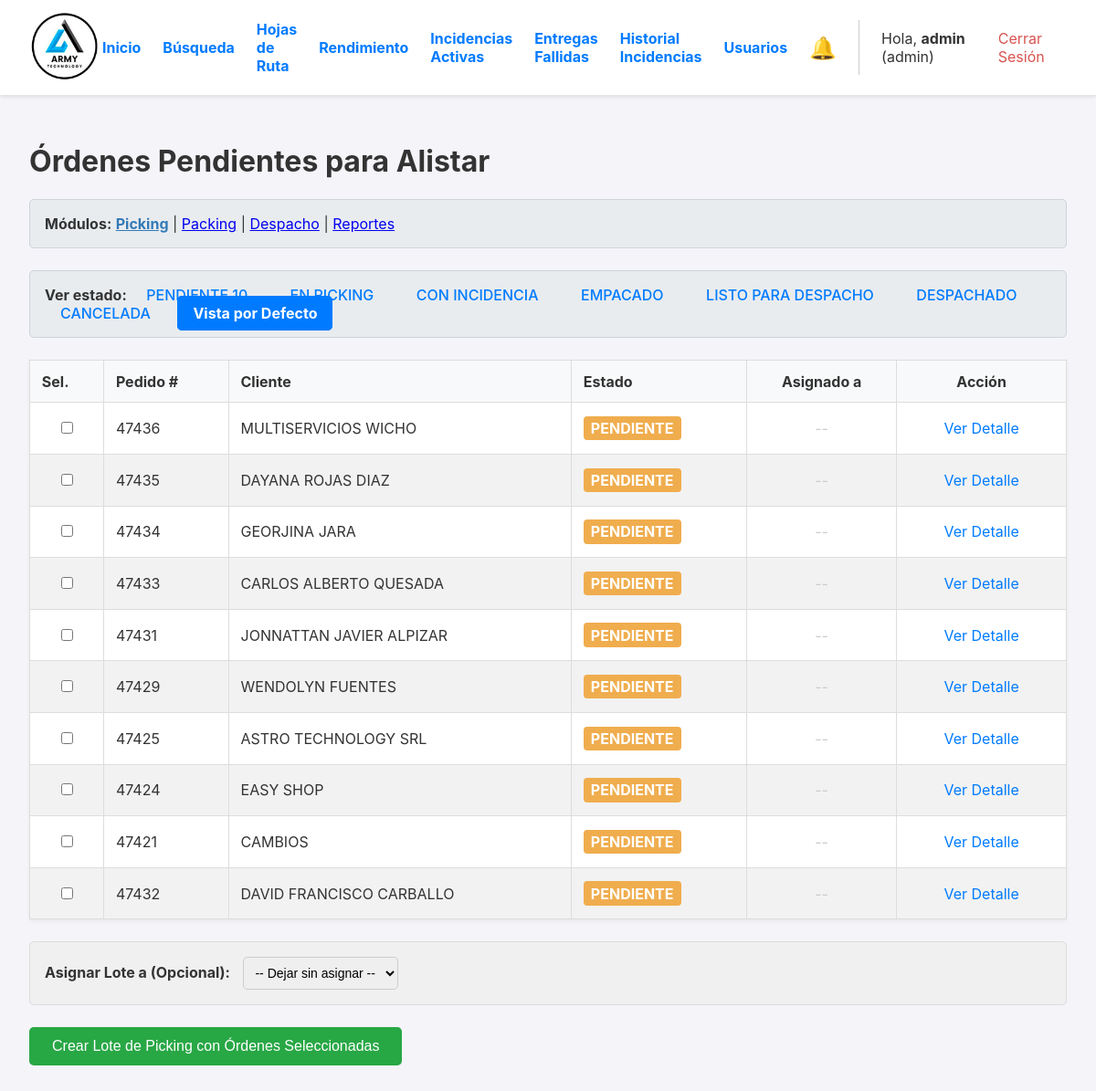
Screenshot of / (signed in) with the database file from the repository.
### app.py (models this page shows, shortened)
class User(UserMixin, db.Model):
    id = db.Column(db.Integer, primary_key=True)
    username = db.Column(db.String(80), unique=True, nullable=False)
    password_hash = db.Column(db.String(256), nullable=False)
    role = db.Column(db.String(20), nullable=False, default='operario')

class Orden(db.Model):
    id = db.Column(db.Integer, primary_key=True)
    numero_pedido = db.Column(db.String(50), unique=True, nullable=False)
    cliente_nombre = db.Column(db.String(200), nullable=False)
    cliente_direccion = db.Column(db.String(300), nullable=True)
    estado = db.Column(db.String(30), nullable=False, default='PENDIENTE')
    fecha_creacion = db.Column(db.DateTime, nullable=False, default=datetime.datetime.utcnow)
    lote_id = db.Column(db.Integer, db.ForeignKey('lote_picking.id'), nullable=True)
    items = db.relationship('ItemOrden', backref='orden', lazy=True, cascade="all, delete-orphan")
    fecha_inicio_picking = db.Column(db.DateTime, nullable=True)
    fecha_fin_picking = db.Column(db.DateTime, nullable=True)
    fecha_fin_packing = db.Column(db.DateTime, nullable=True)
    fecha_despacho = db.Column(db.DateTime, nullable=True)
    packer_id = db.Column(db.Integer, db.ForeignKey('user.id', ondelete='SET NULL'), nullable=True)
    packer = db.relationship('User', foreign_keys=[packer_id])
    devolucion_confirmada = db.Column(db.Boolean, default=False, nullable=False)
    bultos = db.relationship('Bulto', backref='orden', cascade="all, delete-orphan")
    hoja_de_ruta_id = db.Column(db.Integer, db.ForeignKey('hoja_de_ruta.id'), nullable=True)
    destino_id = db.Column(db.Integer, db.ForeignKey('destino.id'), nullable=True)
    destino = db.relationship('Destino', backref='ordenes')
    guia_encomienda = db.Column(db.String(100), nullable=True)
    nota_entrega = db.Column(db.Text, nullable=True)

### app.py (the view, shortened to what this page needs)
@app.route('/')
@login_required
def dashboard():
    if current_user.role == 'conductor':
        return redirect(url_for('dashboard_conductor'))
    estados_posibles = ['PENDIENTE', 'EN_PICKING', 'CON_INCIDENCIA', 'EMPACADO', 'LISTO_PARA_DESPACHO', 'DESPACHADO', 'CANCELADA']
    estado_filtro = request.args.get('estado')
    ordenes_canceladas_para_devolver = []
    if current_user.role == 'admin':
        query_base = Orden.query
        if estado_filtro:
            query_base = query_base.filter(Orden.estado == estado_filtro)
        else:
            query_base = query_base.filter(Orden.estado.in_(['PENDIENTE', 'EN_PICKING']))
    ordenes = query_base.order_by(Orden.fecha_creacion.desc()).all()
    operarios = User.query.filter_by(role='operario').order_by(User.username).all()
    return render_template('dashboard.html',
                           ordenes=ordenes,
                           operarios=operarios,
                           estados=estados_posibles,
                           filtro_actual=estado_filtro,
                           ordenes_a_devolver=ordenes_canceladas_para_devolver)

### app.py (called while the page is built)
@login_manager.user_loader
def load_user(user_id):
    return db.session.get(User, int(user_id))

### templates/dashboard.html (shortened to what this page needs)
{% extends "layout.html" %}
{% block content %}
    <h1>Órdenes Pendientes para Alistar</h1>
    <div class="navegacion-modulos">
        <strong>Módulos:</strong>
        <a href="{{ url_for('dashboard') }}" style="font-weight: bold; color: #337ab7;">Picking</a> |
        <a href="{{ url_for('dashboard_packing') }}">Packing</a> |
        <a href="{{ url_for('dashboard_despacho') }}">Despacho</a>
        {% if current_user.role == 'admin' %}
        | <a href="{{ url_for('reportes_y_busqueda') }}">Reportes</a>
        {% endif %}
    </div>
    <div class="filtros-container">
        <strong>Ver estado:</strong>
        <a href="{{ url_for('dashboard', estado='PENDIENTE') }}" class="{{ 'activo' if (filtro_actual == 'PENDIENTE' or not filtro_actual and current_user.role != 'admin') else '' }}">
           PENDIENTE <span id="pendientes-badge" style="display: none;">0</span>
        </a>
        {% for estado in estados if estado != 'PENDIENTE' %}
            <a href="{{ url_for('dashboard', estado=estado) }}" class="{{ 'activo' if filtro_actual == estado else '' }}">{{ estado.replace('_', ' ') }}</a>
        {% endfor %}
        <a href="{{ url_for('dashboard') }}" class="{{ 'activo' if not filtro_actual and current_user.role == 'admin' else '' }}">Vista por Defecto</a>
    </div>
    <form action="{{ url_for('crear_lote') }}" method="POST">
        <table>
            <thead>
                <tr>
                    <th>Sel.</th>
                    <th>Pedido #</th>
                    <th>Cliente</th>
                    <th>Estado</th>
                    <th style="text-align: center;">Asignado a</th>
                    <th style="text-align: center;">Acción</th>
                </tr>
            </thead>
            <tbody>
                {% for orden in ordenes %}
                    <tr class="{{ 'orden-cancelada' if orden.estado == 'CANCELADA' else '' }}">
                        <td data-label="Seleccionar" style="text-align: center;">
                            {% if orden.estado == 'PENDIENTE' %}
                                <input type="checkbox" name="orden_id" value="{{ orden.id }}">
                            {% endif %}
                        </td>
                        <td data-label="Pedido #">{{ orden.numero_pedido }}</td>
                        <td data-label="Cliente">{{ orden.cliente_nombre }}</td>
                        <td data-label="Estado">
                            <span class="estado estado-{{ orden.estado }}">{{ orden.estado.replace('_', ' ') }}</span>
                        </td>
                        <td data-label="Asignado a" style="text-align: center;">
                            {% if orden.lote and orden.lote.operario %}
                                <strong>{{ orden.lote.operario.username }}</strong>
                            {% else %}
                                <span style="color: #ccc;">--</span>
                            {% endif %}
                        </td>
                        <td data-label="Acción" style="text-align: center;">
                            {% if orden.estado == 'EN_PICKING' and orden.lote and (current_user.role == 'admin' or (orden.lote.operario and current_user.id == orden.lote.operario_id)) %}
                                <a href="{{ url_for('detalle_lote', lote_id=orden.lote_id) }}" class="action-link action-link-picking">Continuar Picking</a>
                            {% else %}
                                <a href="{{ url_for('detalle_orden', orden_id=orden.id) }}" class="action-link">Ver Detalle</a>
                            {% endif %}
                        </td>
                    </tr>
                {% else %}
                    <tr>
                        <td colspan="6" style="text-align: center; padding: 2em;">
                            No hay órdenes que coincidan con el filtro actual.
                        </td>
                    </tr>
                {% endfor %}
            </tbody>
        </table>
        {% if ordenes | selectattr('estado', 'equalto', 'PENDIENTE') | list %}
            {% if current_user.role == 'admin' and operarios %}
            <div class="asignacion-container">
                <label for="operario_id">Asignar Lote a (Opcional):</label>
                <select name="operario_id" id="operario_id">
                    <option value="">-- Dejar sin asignar --</option>
                </select>
            </div>
            {% endif %}
            <button type="submit" class="submit-btn">Crear Lote de Picking con Órdenes Seleccionadas</button>
        {% endif %}
    </form>
{% endblock %}

### templates/layout.html (shortened to what this page needs)
<!DOCTYPE html>
<html lang="es">
<head>
</head>
<body>
    <header>
        <div class="logo">
            <a href="{{ url_for('dashboard') }}">
                <img src="{{ url_for('static', filename='img/logo.png') }}" alt="Logo de la Empresa">
            </a>
        </div>
        <nav class="nav">
             {% if current_user.is_authenticated %}
                {% if current_user.role == 'admin' %}
                    <div class="nav-admin-links">
                        <a href="{{ url_for('dashboard') }}">Inicio</a>
                        <a href="{{ url_for('reportes_y_busqueda') }}">Búsqueda</a>
                        <a href="{{ url_for('gestionar_rutas') }}">Hojas de Ruta</a>
                        <a href="{{ url_for('reporte_operarios') }}">Rendimiento</a>
                        <a href="{{ url_for('gestionar_incidencias') }}">Incidencias Activas</a>
                        <a href="{{ url_for('gestionar_entregas_fallidas') }}">Entregas Fallidas</a>
                        <a href="{{ url_for('historial_incidencias') }}">Historial Incidencias</a>
                        <a href="{{ url_for('gestionar_usuarios') }}">Usuarios</a>
                        <a href="{{ url_for('gestionar_incidencias') }}" id="nav-incidencias-link" style="position: relative; text-decoration:none;" title="Ver incidencias pendientes">
                            <span style="font-size: 1.5rem;">🔔</span>
                        </a>
                    </div>
                {% endif %}
                <div class="user-info">
                    <span>Hola, <strong>{{ current_user.username }}</strong> ({{ current_user.role }})</span>
                    <a href="{{ url_for('logout') }}" style="color: #d9534f;">Cerrar Sesión</a>
                </div>
             {% endif %}
        </nav>
    </header>
    <main>
        {% block content %}{% endblock %}
    </main>
</body>
</html>

### templates/layout.html (style rules this page uses)
body { font-family: -apple-system, BlinkMacSystemFont, "Segoe UI", Roboto, "Helvetica Neue", Arial, sans-serif; margin: 0; background-color: #f4f4f9; color: #333; }
header { background-color: #fff; padding: 10px 2em; display: flex; justify-content: space-between; align-items: center; box-shadow: 0 2px 4px rgba(0,0,0,0.1); position: sticky; top: 0; z-index: 100; }
.logo img { height: 80px; }
.nav { display: flex; align-items: center; gap: 1em; }
.nav-admin-links { display: flex; align-items: center; gap: 1.5em; font-weight: bold; border-right: 1px solid #ccc; padding-right: 1.5em; margin-right: 0.5em; }
.nav-admin-links a, .user-info a { text-decoration: none; color: #007bff; }
.user-info { display: flex; align-items: center; gap: 1em; }
main { padding: 2em; }
* { box-sizing: border-box; }
main { padding: 1em; }
@media (min-width: 768px) { main { padding: 2em; } }

### templates/dashboard.html (style rules this page uses)
.estado { font-weight: bold; padding: 0.2em 0.5em; border-radius: 4px; color: white; display: inline-block; text-transform: capitalize; }
.estado-PENDIENTE { background-color: #f0ad4e; }
table { width: 100%; border-collapse: collapse; margin-top: 1em; background-color: white; box-shadow: 0 2px 4px rgba(0,0,0,0.05); }
th, td { border: 1px solid #ddd; padding: 0.8em; text-align: left; vertical-align: middle; }
th { background-color: #f8f9fa; }
tr:nth-child(even) { background-color: #f2f2f2; }
.action-link { color: #007bff; text-decoration: none; padding: 5px 10px; border-radius: 4px; display: inline-block; text-align: center; }
.submit-btn { margin-top: 1.5em; padding: 12px 25px; font-size: 16px; background-color: #28a745; color: white; border: none; border-radius: 5px; cursor: pointer; transition: background-color 0.2s; }
.navegacion-modulos, .filtros-container { margin-bottom: 1.5em; padding: 1em; background-color: #e9ecef; border-radius: 5px; border: 1px solid #ced4da; }
.filtros-container a { text-decoration: none; color: #007bff; padding: 0.5rem 1rem; border-radius: 5px; margin-right: 0.5rem; border: 1px solid transparent; font-weight: 500; }
.filtros-container a.activo { background-color: #007bff; color: white; font-weight: bold; border-color: #007bff; }
.asignacion-container { margin-top: 1.5em; padding: 1em; background: #f0f0f0; border-radius: 5px; border: 1px solid #ddd; }
.asignacion-container label { font-weight: bold; margin-right: 10px; }
.asignacion-container select { padding: 8px; border-radius: 5px; border: 1px solid #ccc; font-size: 14px; }

### rows the page displays
User: username "admin", role "admin"
Orden: numero_pedido "47436", cliente_nombre "MULTISERVICIOS WICHO", estado.replace "PENDIENTE"
Orden: numero_pedido "47435", cliente_nombre "DAYANA ROJAS DIAZ", estado.replace "PENDIENTE"
Orden: numero_pedido "47434", cliente_nombre "GEORJINA JARA", estado.replace "PENDIENTE"
Orden: numero_pedido "47433", cliente_nombre "CARLOS ALBERTO QUESADA", estado.replace "PENDIENTE"
Orden: numero_pedido "47431", cliente_nombre "JONNATTAN JAVIER ALPIZAR", estado.replace "PENDIENTE"
Orden: numero_pedido "47429", cliente_nombre "WENDOLYN FUENTES", estado.replace "PENDIENTE"
Orden: numero_pedido "47425", cliente_nombre "ASTRO TECHNOLOGY SRL", estado.replace "PENDIENTE"
Orden: numero_pedido "47424", cliente_nombre "EASY SHOP", estado.replace "PENDIENTE"
Orden: numero_pedido "47421", cliente_nombre "CAMBIOS", estado.replace "PENDIENTE"
Orden: numero_pedido "47432", cliente_nombre "DAVID FRANCISCO CARBALLO", estado.replace "PENDIENTE"

### other values shown
{{ estado.replace('_', ' ') }} "EN PICKING" "CON INCIDENCIA" "EMPACADO" "LISTO PARA DESPACHO" "DESPACHADO" "CANCELADA"
